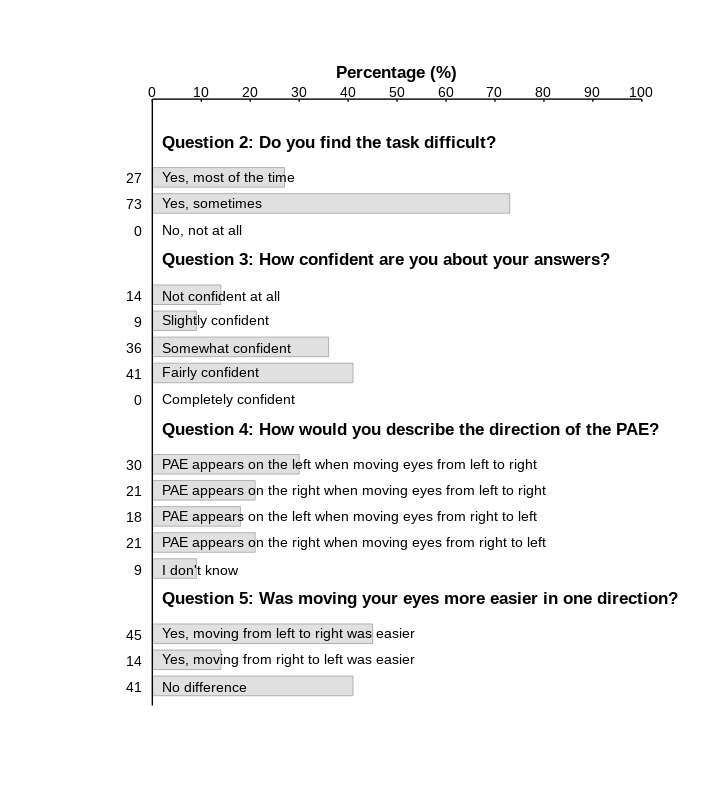
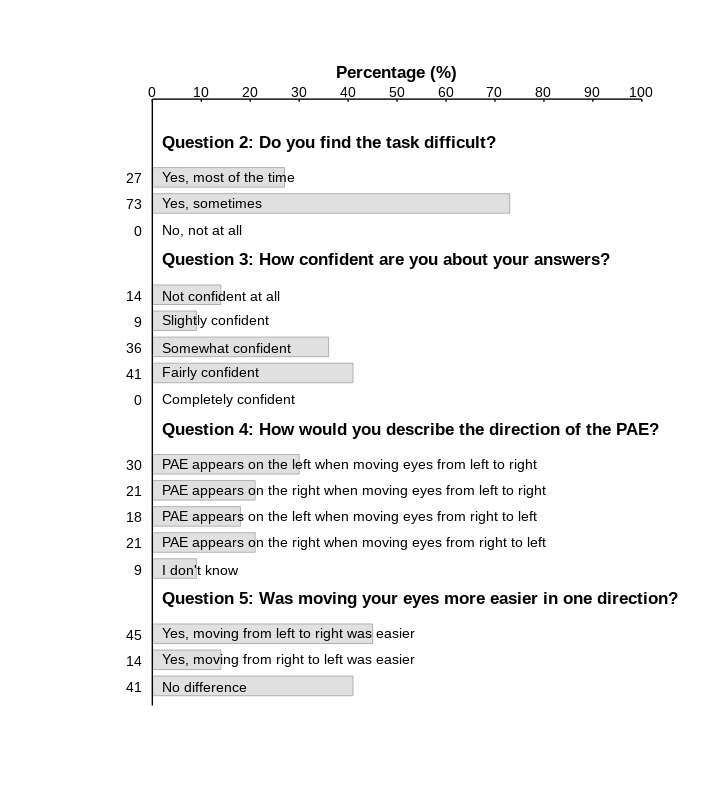

These charts were generated, in order, by the following MATLAB code:
%% function plotFigure9
%
% Description:
%   Generates and saves Figure 9 from the associated publication. This script
%   creates a custom bar chart infographic to visualize the summary results
%   of the post-experiment questionnaire completed by the participants.
%
% Inputs:
%   - None. All questionnaire data is defined within this script.
%
% Outputs:
%   - Saves the figure to:          '../output/fig9_twoColumn.emf'
%   - Also saves a PNG version to:  '../output/fig9_twoColumn.png'
%
% Programmer:
%   Xiangzhen Kong (x.kong@tue.nl)
%
% Last updated:
%   October-17-2025
%

function plotFigure9
    % 0. SETUP FOLDER AND FILE PATHS
    % ===================================================================
    [projectRoot, ~, ~] = fileparts(mfilename('fullpath'));
    projectRoot = fileparts(projectRoot);
    addpath(fullfile(projectRoot, 'src', 'utils'));

    % 1. SETUP PUBLICATION AND FIGURE PARAMETERS
    % ===================================================================
    % --- Figure Style Parameters ---
    figureType        = 'twoColumn';
    finalWidthInches  = 7.2;
    finalHeightInches = 8;
    outputFileName    = 'fig9';
    fontName          = 'Arial';
    axisLabelFontSize = 12;
    axisTickFontSize  = 10;
    lineWidth         = 1;
    barHeight         = 1.5;

    % --- Geometric and Style Properties ---
    yStepAnswer       = -2;
    yStepQuestion     = -3;
    xPercentLabel     = -2;
    xAnswerLabel      = 2;
    barFillColor      = [0.7, 0.7, 0.7];
    barEdgeColor      = [0.7, 0.7, 0.7];
    barAlpha          = 0.4;

    % 2. DEFINE QUESTIONNAIRE DATA
    % ======================================================
    % This data is stored in a cell array of structs for easy modification.
    questionnaireData = {
        struct(...
            'question', 'Question 2: Do you find the task difficult?', ...
            'answerOptions', {{'Yes, most of the time', 'Yes, sometimes', 'No, not at all'}}, ...
            'percentageValues', [27, 73, 0] ...
        ), ...
        struct(...
            'question', 'Question 3: How confident are you about your answers?', ...
            'answerOptions', {{'Not confident at all', 'Slightly confident', 'Somewhat confident', 'Fairly confident', 'Completely confident'}}, ...
            'percentageValues', [14, 9, 36, 41, 0] ...
        ), ...
        struct(...
            'question', 'Question 4: How would you describe the direction of the PAE?', ...
            'answerOptions', {{...
                'PAE appears on the left when moving eyes from left to right', ...
                'PAE appears on the right when moving eyes from left to right', ...
                'PAE appears on the left when moving eyes from right to left', ...
                'PAE appears on the right when moving eyes from right to left', ...
                'I don''t know' ...
                }}, ...
            'percentageValues', [30, 21, 18, 21, 9] ...
        ), ...
        struct(...
            'question', 'Question 5: Was moving your eyes more easier in one direction?', ...
            'answerOptions', {{'Yes, moving from left to right was easier', 'Yes, moving from right to left was easier', 'No difference'}}, ...
            'percentageValues', [45, 14, 41] ...
        ) ...
    };
    
    % 3. CREATE THE FIGURE
    % ======================================================
    figureHandle = figure('Units', 'inches', 'Position', [1, 1, finalWidthInches, finalHeightInches], 'Color', 'w', 'Renderer', 'Painters');
    ax = gca;
    hold(ax, 'on');

    % 4. DRAW THE CUSTOM PLOT ELEMENTS
    % ======================================================
    % --- Draw the Top X-Axis ---
    yAxisPosition = 1.0;
    plot(ax, [0, 100], [yAxisPosition, yAxisPosition], 'k-', 'LineWidth', lineWidth);
    for i = 0:10:100
        plot(ax, [i, i], [yAxisPosition, yAxisPosition - 0.2], 'k-', 'LineWidth', lineWidth);
        text(ax, i, yAxisPosition + 0.6, num2str(i), 'HorizontalAlignment', 'center', 'FontName', fontName, 'FontSize', axisTickFontSize);
    end
    text(ax, 50, yAxisPosition + 2, 'Percentage (%)', 'HorizontalAlignment', 'center', 'FontSize', axisLabelFontSize, 'FontName', fontName, 'FontWeight', 'bold');
    
    % --- Main Loop to Draw Each Question ---
    yCurrent = 0;
    for q = 1:length(questionnaireData)
        yCurrent = yCurrent + yStepQuestion;
        
        text(ax, xAnswerLabel, yCurrent, questionnaireData{q}.question, 'FontSize', axisLabelFontSize, 'FontName', fontName, 'FontWeight', 'bold', 'VerticalAlignment', 'bottom');
        
        for a = 1:length(questionnaireData{q}.answerOptions)
            yCurrent = yCurrent + yStepAnswer;
            percentValue = questionnaireData{q}.percentageValues(a);
            
            text(ax, xPercentLabel, yCurrent, num2str(percentValue), 'HorizontalAlignment', 'right', 'FontName', fontName, 'FontSize', axisTickFontSize);

            if percentValue > 0
                rectangle(ax, 'Position', [0, yCurrent - barHeight/2, percentValue, barHeight], ...
                          'FaceColor', barFillColor, 'EdgeColor', barEdgeColor, 'FaceAlpha', barAlpha);
            end
            
            answerText = questionnaireData{q}.answerOptions{a};
            text(ax, xAnswerLabel, yCurrent, answerText, 'HorizontalAlignment', 'left', 'FontName', fontName, 'FontSize', axisTickFontSize, 'VerticalAlignment', 'middle');
        end
    end
    
    % --- Draw the Vertical Axis Line ---
    plot(ax, [0, 0], [yAxisPosition, yCurrent - barHeight], 'k-', 'LineWidth', lineWidth);
    
    % 5. FINALIZE THE PLOT
    % ===========================================================
    hold(ax, 'off');
    axis(ax, 'off');
    xlim(ax, [xPercentLabel - 10, 102]);
    ylim(ax, [yCurrent - 2, yAxisPosition + 3]);
    set(ax, 'FontName', fontName);

    % 6. SAVE THE FIGURE
    % =========================================================
    outputFolder = fullfile(projectRoot, 'output');
    if ~exist(outputFolder, 'dir'), mkdir(outputFolder); end
    
    filePathEmf = fullfile(outputFolder, [outputFileName, '_', figureType, '.emf']);
    filePathPng = fullfile(outputFolder, [outputFileName, '_', figureType, '.png']);

    % --- Use the 'print' command for precise size control ---
    set(figureHandle, 'PaperUnits', 'inches');
    set(figureHandle, 'PaperSize', [finalWidthInches, finalHeightInches]);
    set(figureHandle, 'PaperPosition', [0, 0, finalWidthInches, finalHeightInches]);
    
    % Save the EMF file
    print(figureHandle, filePathEmf, '-dmeta', '-r300');
    disp(['Figure saved to: ', filePathEmf]);
    
    % Save the PNG file
    print(figureHandle, filePathPng, '-dpng', '-r300');
    disp(['Figure saved to: ', filePathPng]);
    
    close(figureHandle);
end